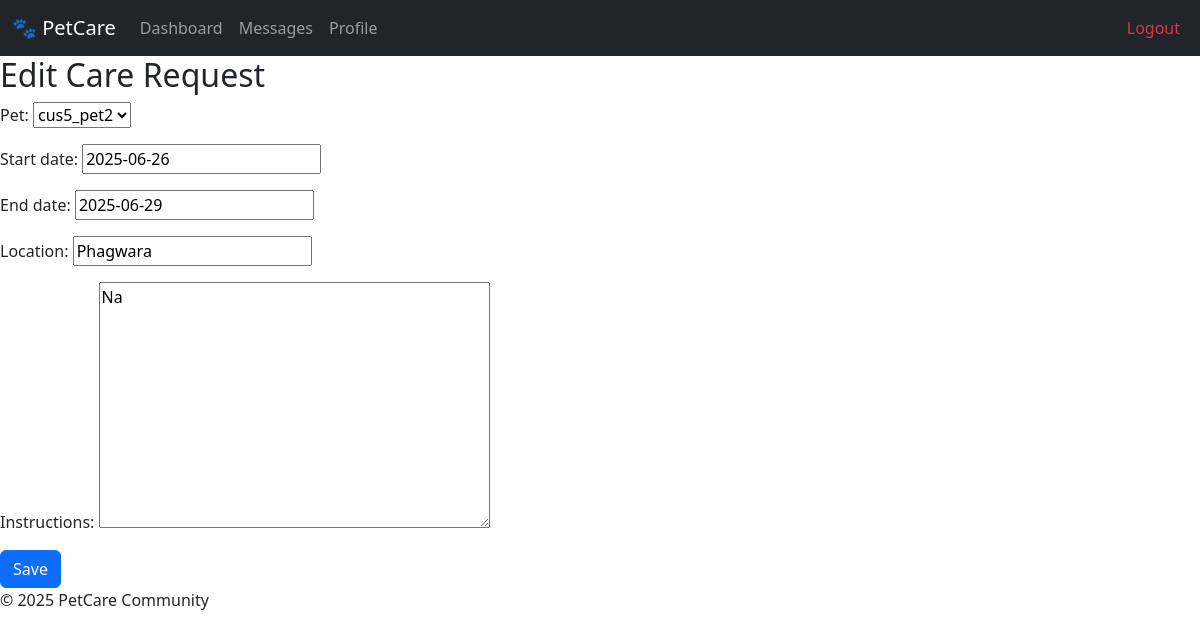
The app's page /requests/edit/4/ (signed in) with its own data.
### care_requests/models.py (models this page shows, shortened)
class CareRequest(models.Model):
    pet = models.ForeignKey(Pet, on_delete=models.CASCADE)
    owner = models.ForeignKey(User, on_delete=models.CASCADE)
    start_date = models.DateField()
    end_date = models.DateField()
    location = models.CharField(max_length=100)
    instructions = models.TextField(blank=True)
    is_fulfilled = models.BooleanField(default=False)
    created_at = models.DateTimeField(auto_now_add=True)

### care_requests/views.py (the view)
# urls.py: path('edit/<int:pk>/', views.edit_request, name='edit_request'),
@login_required
def edit_request(request, pk):
    care_request = get_object_or_404(CareRequest, pk=pk, owner=request.user)
    form = CareRequestForm(request.POST or None, instance=care_request, user=request.user)
    if form.is_valid():
        form.save()
        messages.success(request, "Care request updated.")
        return redirect('dashboard')
    return render(request, 'care_requests/edit_request.html', {'form': form})

### care_requests/forms.py
class CareRequestForm(forms.ModelForm):
    class Meta:
        model = CareRequest
        fields = ['pet', 'start_date', 'end_date', 'location', 'instructions']
    def __init__(self, *args, **kwargs):
        self.user = kwargs.pop('user', None)
        super().__init__(*args, **kwargs)
        if self.user:
            self.fields['pet'].queryset = Pet.objects.filter(owner=self.user)

### pets/models.py (called while the page is built)
    def __str__(self):
        return self.name

### care_requests/templates/care_requests/edit_request.html (shortened to what this page needs)
{% extends "base.html" %}
{% block content %}
<h2>Edit Care Request</h2>
<form method="post">
  {{ form.as_p }}
  <button type="submit" class="btn btn-primary">Save</button>
</form>
{% endblock %}

### records on screen
CareRequest: pet "cus5_pet2", start_date "2025-06-26", end_date "2025-06-29", location "Phagwara", instructions "Na"
